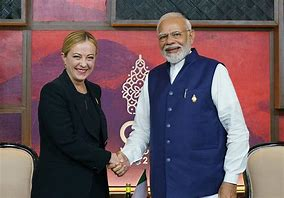
#> input picture modi.jpeg, 284 x 198 px
$ python basic_image.py
#> lines starting #> are read from the running program, lines starting #| are printed output that depends on the picture; after the words box and inside, x2 and y2 are one past the last pixel; in counts of white or black regions, pixels touching at a corner belong together
# [15 lines of commented-out code are left out]

import cv2
import cv2.data
import os
print(os.listdir(cv2.data.haarcascades))

model = "/haarcascade_frontalface_default.xml"
classifier = cv2.CascadeClassifier(cv2.data.haarcascades + model)
image = cv2.imread("./modi.jpeg")
#> image is the input picture: shape (198, 284, 3); mean B, G, R 91.2, 83.8, 105.2
gray_image = cv2.cvtColor(image,cv2.COLOR_BGR2GRAY)
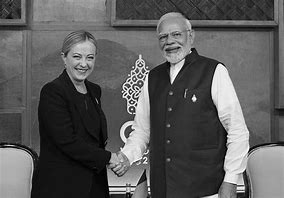
#> gray_image: shape (198, 284); min 0, max 255, mean 91.1
faces = classifier.detectMultiScale(image,1.3,6)
#> faces = [[63, 42, 39, 39]]
print(faces)
#| [[63 42 39 39]]

for face in faces:
    x = face[0]
    y = face[1]
    w = face[2]
    h = face[3]
    image = cv2.rectangle(image,(x,y),(x+w,y+h),(255,0,0),2)
#> this loop made 1 pass
#> pass 1, `image = cv2.rectangle(image,(x,y),(x+w,y+h),(255,0,0),2)`:
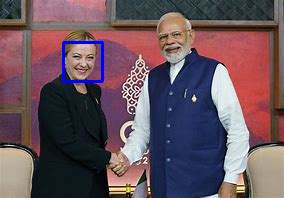
#> image: shape (198, 284, 3); 0.83% of pixels changed, all inside (x1, y1, x2, y2) = (62, 41, 104, 83)
while True:
    cv2.imshow("My Image",image)
    if cv2.waitKey(1) == ord("q"):
#> (key q is pressed here)
        break

$ run again, with cycle.jpeg copied over modi.jpeg
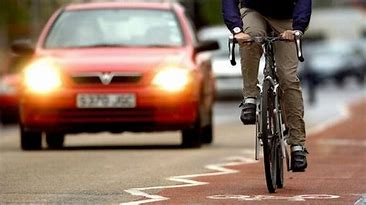
#> input picture cycle.jpeg, 366 x 205 px
#> image is the input picture: shape (205, 366, 3); mean B, G, R 104.1, 119.3, 143.6
#> `gray_image = cv2.cvtColor(image,cv2.COLOR_BGR2GRAY)`:
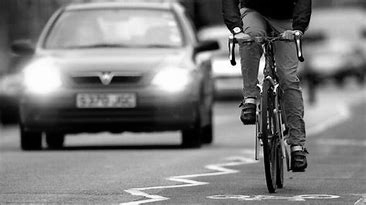
#> gray_image: shape (205, 366); min 0, max 255, mean 124.8
#> faces = ()
